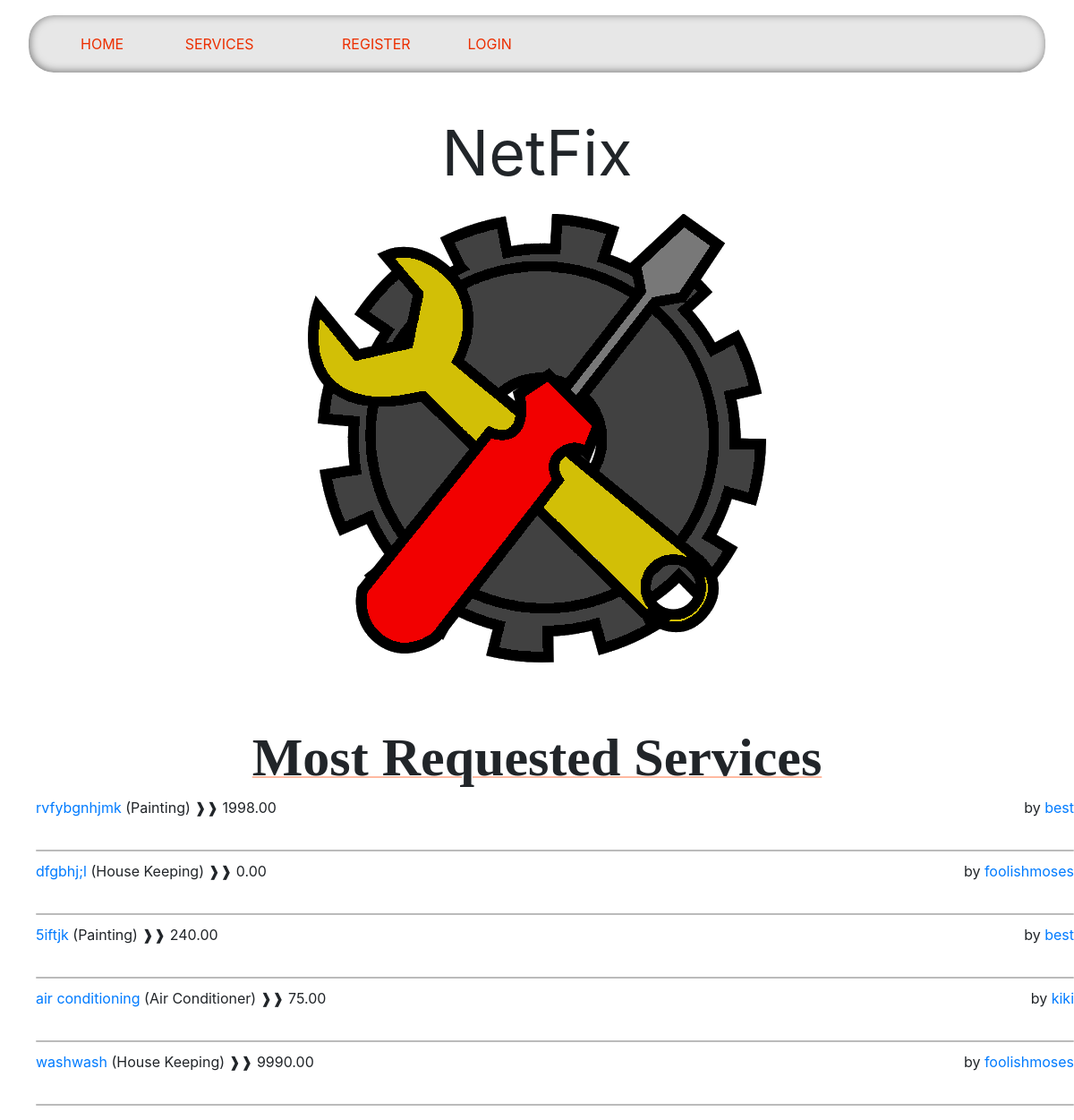
Before: / with the older database file.
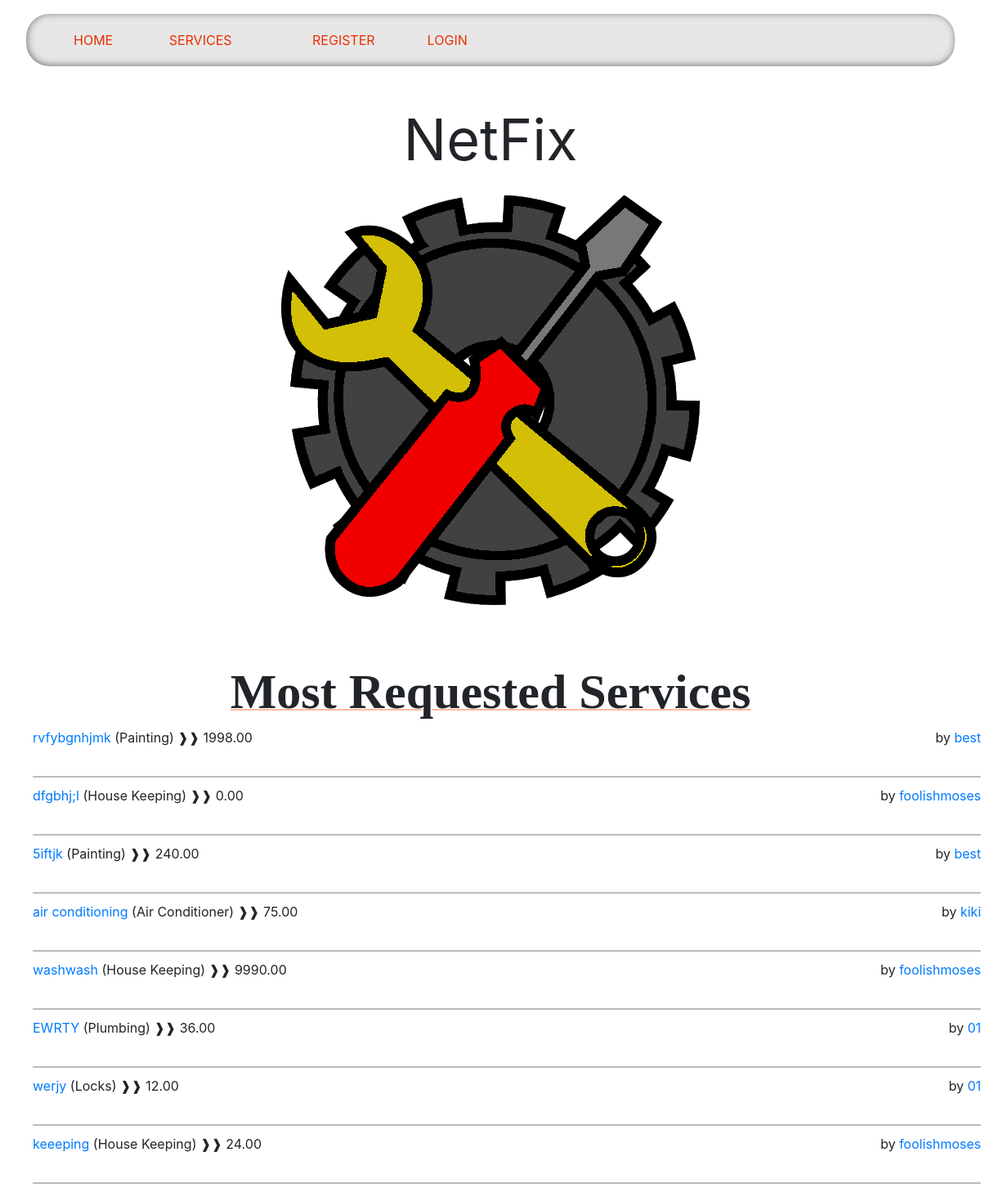
After: the same page with the newer database file.
### services/models.py (models this page shows, shortened)
class RequestService(models.Model):
    service = models.ForeignKey(Service, on_delete=models.CASCADE)
    user = models.ForeignKey(Customer, on_delete=models.CASCADE)
    address = models.CharField(max_length=100)
    hours = models.IntegerField(
        validators=[MinValueValidator(0)]
    )
    date = models.DateTimeField(auto_now=True, null=False)

class Service(models.Model):
    company = models.ForeignKey(Company, on_delete=models.CASCADE)
    name = models.CharField(max_length=40)
    description = models.TextField()
    price_hour = models.DecimalField(decimal_places=2, max_digits=100)
    rating = models.IntegerField(validators=[MinValueValidator(
        0), MaxValueValidator(5)], default=0)
    choices = (
        ('Air Conditioner', 'Air Conditioner'),
        ('Carpentry', 'Carpentry'),
        ('Electricity', 'Electricity'),
        ('Gardening', 'Gardening'),
        ('Home Machines', 'Home Machines'),
        ('House Keeping', 'House Keeping'),
        ('Interior Design', 'Interior Design'),
        ('Locks', 'Locks'),
        ('Painting', 'Painting'),
        ('Plumbing', 'Plumbing'),
        ('Water Heaters', 'Water Heaters'),
    )
    field = models.CharField(max_length=30, blank=False,
                             null=False, choices=choices)
    date = models.DateTimeField(auto_now=True, null=False)

### users/models.py (models this page shows, shortened)
class Company(models.Model):
    user = models.OneToOneField(
        User, on_delete=models.CASCADE, primary_key=True)
    field = models.CharField(max_length=70, choices=(('Air Conditioner', 'Air Conditioner'),
                                                     ('All in One', 'All in One'),
                                                     ('Carpentry', 'Carpentry'),
                                                     ('Electricity',
                                                      'Electricity'),
                                                     ('Gardening', 'Gardening'),
                                                     ('Home Machines',
                                                      'Home Machines'),
                                                     ('House Keeping',
                                                      'House Keeping'),
                                                     ('Interior Design',
                                                      'Interior Design'),
                                                     ('Locks', 'Locks'),
                                                     ('Painting', 'Painting'),
                                                     ('Plumbing', 'Plumbing'),
                                                     ('Water Heaters', 'Water Heaters')), blank=False, null=False)
    rating = models.IntegerField(
        validators=[MaxValueValidator(5), MinValueValidator(0)], default=0)

class User(AbstractUser):
    is_company = models.BooleanField(default=False)
    is_customer = models.BooleanField(default=False)
    email = models.EmailField(unique=True)
    USERNAME_FIELD = 'email'
    REQUIRED_FIELDS = ['username']
    def __str__(self):
        return self.username

### main/views.py (the view)
# urls.py: path('', v.home, name='home'),
def home(request):
    service_counts = (
    RequestService.objects
    .values("service_id")
    .annotate(request_count=Count("id"))
    .order_by("-request_count")
)
    latest_service = (
    RequestService.objects
    .filter(service_id=OuterRef("service_id"))
    .order_by("-date")  # Get latest entry for each service_id
    .values("id")[:1]
)
    services = (
    RequestService.objects
    .filter(id__in=Subquery(latest_service))
    .annotate(request_count=Subquery(
        service_counts.filter(service_id=OuterRef("service_id")).values("request_count")[:1]
    ))
    .order_by("-request_count")
    .select_related("service")  # Fetch related service details
)
    for service in services:
        service.price = service.service.price_hour * service.hours
    return render(request, "main/home.html", {'services':services})

### main/templates/main/home.html (shortened to what this page needs)
{% extends 'main/base.html' %}
{% block content %}
<div style="margin-top: 50px">
  <p class="site_title">NetFix</p>
  <img class="home_logo" src="static/css/logo.png" alt="logo" />
</div>
<div>
  <h1 class="title">Most Requested Services</h1>
  <ul class="service_list">
    {% for service in services %}
    <div>
      <a href="/services/{{service.service.id}}">{{service.service.name}}</a>
      ({{service.service.field}})
      <p style="margin: 0; display: inline-block">❱❱ {{service.price}}</p>
      <p style="float: right; margin: 0">
        by
        <a href="/company/{{service.service.company.user}}"
          >{{service.service.company.user}}</a
        >
      </p>
    </div>
    <div class="line"></div>
    {% endfor %}
  </ul>
</div>
{% endblock %}

### main/templates/main/base.html (shortened to what this page needs)
{% load static %}
<!DOCTYPE html>
<html lang="en">
  <head>
    <link
      rel="stylesheet"
      type="text/css"
      href="{% static 'css/style.css' %}"
    />
    <link href="https://stackpath.bootstrapcdn.com/bootstrap/4.5.2/css/bootstrap.min.css" rel="stylesheet">
    <link rel="stylesheet" href="https://cdnjs.cloudflare.com/ajax/libs/font-awesome/6.0.0/css/all.min.css">
  </head>
  <body>
    {% include 'main/navbar.html' %}
    <main class="main-content">
      {% block content %} replace me {% endblock %}
    </main>
  </body>
</html>

### main/templates/main/navbar.html (shortened to what this page needs)
<nav class="navbar">
    <ul style="display: ruby">
      <li><a href="/">Home</a></li>
      <li>
        <a href="/services/">Services</a>
      </li>
      <div style="display: block; margin: 0; float: right; margin-right: 30px">
        {% if user.is_authenticated %}
        <li><a href="/logout">logout</a></li>
        {% else %}
        <ul>
          <li><a href="/register">Register</a></li>
          <li><a href="/register/login">Login</a></li>
        </ul>
        {% endif %}
      </div>
    </ul>
  </nav>

### static/css/style.css (style rules this page uses)
body { background: #292929; font-family: 'Lexend Exa', sans-serif; padding: 0; margin: 0; }
a { color: #ee5e4b; text-decoration: none; }
.title { text-align: center; font-family: 'Times New Roman', Times, serif; font-size: 60px; font-weight: bold; text-decoration: 2px underline; text-decoration-color: rgba(255, 68, 0, 0.37); }
.home_logo { display: block; margin: 0 auto; margin-bottom: 70px; }
.site_title { text-align: center; font-size: 70px; }
.navbar { position: sticky; top: 15px; box-shadow: inset 1px -1px 10px rgb(116, 116, 116); border: 2px solid white; border-radius: 30px; animation: slide-in 1s ease-out; background-color: #e7e7e7; width: 95%; margin: 0 auto; margin-bottom: 30px; }
.navbar ul { position: relative; display: flex; flex: 1 1 auto; margin: 0; padding: 0 30px; list-style-type: none; }
.navbar ul li:not(:last-child) { margin-right: 40px; }
.navbar ul li { border: 2px solid transparent; border-radius: 5px; padding: 10px; transition: background 0.2s; }
.navbar ul li a { color: #ec2f00; text-decoration: none; text-transform: uppercase; transition: color 0.2s; }
.line { width: 100%; margin: 0 auto; height: 2px; background-color: #00000044; border-radius: 20px; margin-bottom: 10px; margin-top: 35px; }

Changed rows visible on the page:
added RequestService: service.name "EWRTY", service.field "Plumbing", price "36.00", service.company.user "01"
added RequestService: service.name "werjy", service.field "Locks", price "12.00", service.company.user "01"
added RequestService: service.name "keeeping", service.field "House Keeping", price "24.00", service.company.user "foolishmoses"
